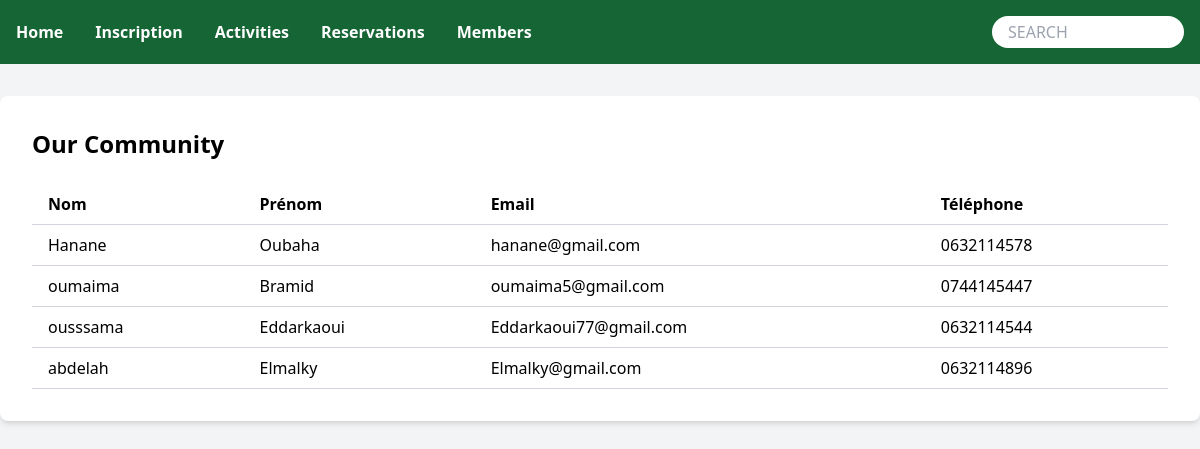
The app's page /our-community.php, older data.
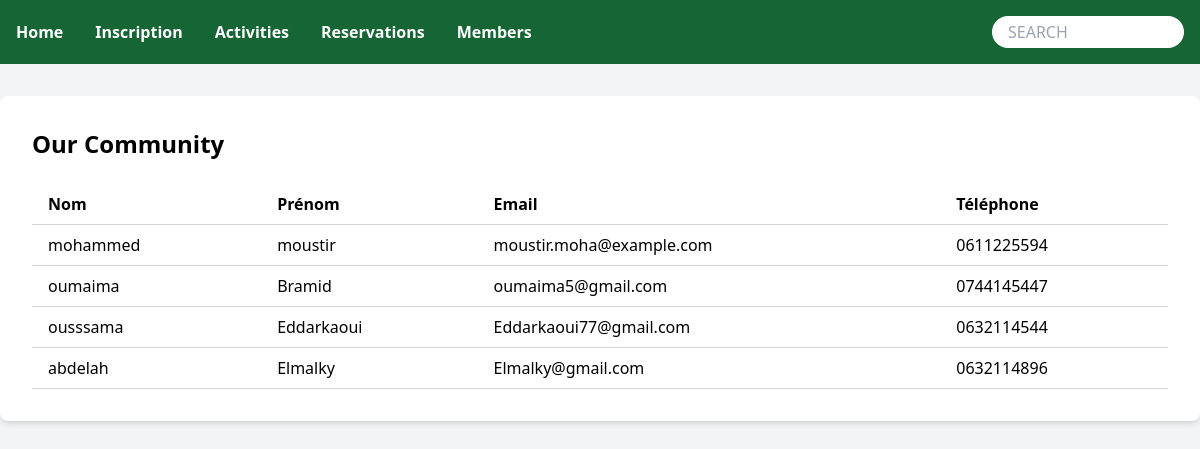
The same page, newer data.
### tables this page shows
CREATE TABLE membres (
    id_membre INT PRIMARY KEY NOT NULL AUTO_INCREMENT,
    nom VARCHAR(50),
    prenom VARCHAR(50),
    email VARCHAR(100) UNIQUE,
    telephone VARCHAR(15)
);

### our-community.php (the view, shortened to what this page needs)
<?php
include('db.php');
$sql = "SELECT nom, prenom, email, telephone FROM membres";
$result = $conn->query($sql);
?>
<!DOCTYPE html>
<html lang="fr">
<head>
    <script src="https://cdn.tailwindcss.com"></script>
    <link href="https://cdnjs.cloudflare.com/ajax/libs/tailwindcss/2.2.19/tailwind.min.css" rel="stylesheet">
</head>
<body class="bg-gray-100">
    <nav class="bg-green-800 p-4 flex justify-between items-center">
        <div class="flex space-x-8">
            <a href="index.php" class="text-white font-bold">Home</a>
            <a href="membres.php" class="text-white font-bold">Inscription</a>
            <a href="activites.php" class="text-white font-bold">Activities</a>
            <a href="reservations.php" class="text-white font-bold">Reservations</a>
            <a href="our-community.php" class="text-white font-bold">Members</a>
        </div>
        <div class="relative">
            <input type="text" placeholder="SEARCH" class="px-4 py-1 rounded-full w-48 focus:outline-none">
        </div>
    </nav>
    <div class="mt-8 bg-white p-8 rounded-lg shadow-md mx-auto max-w-7xl">
        <h2 class="text-2xl font-bold mb-6">Our Community</h2>
        <table class="min-w-full bg-white">
            <thead>
                <tr>
                    <th class="py-2 px-4 border-b border-gray-300 text-left">Nom</th>
                    <th class="py-2 px-4 border-b border-gray-300 text-left">Prénom</th>
                    <th class="py-2 px-4 border-b border-gray-300 text-left">Email</th>
                    <th class="py-2 px-4 border-b border-gray-300 text-left">Téléphone</th>
                </tr>
            </thead>
            <tbody>
                <?php
                if ($result->num_rows > 0) {
                    while($row = $result->fetch_assoc()) {
                        echo "<tr>";
                        echo "<td class='py-2 px-4 border-b border-gray-300'>" . htmlspecialchars($row['nom']) . "</td>";
                        echo "<td class='py-2 px-4 border-b border-gray-300'>" . htmlspecialchars($row['prenom']) . "</td>";
                        echo "<td class='py-2 px-4 border-b border-gray-300'>" . htmlspecialchars($row['email']) . "</td>";
                        echo "<td class='py-2 px-4 border-b border-gray-300'>" . htmlspecialchars($row['telephone']) . "</td>";
                        echo "</tr>";
                    }
                } else {
                    echo "<tr><td colspan='4' class='py-2 px-4 border-b border-gray-300 text-center'>Aucun membre trouvé.</td></tr>";
                }
                ?>
            </tbody>
        </table>
    </div>
</body>
</html>

Row changes from the older to the newer data that the page shows:
changed membres: nom "Hanane" → "mohammed"; prenom "Oubaha" → "moustir"; email "hanane@gmail.com" → "moustir.moha@example.com"; telephone "0632114578" → "0611225594"
